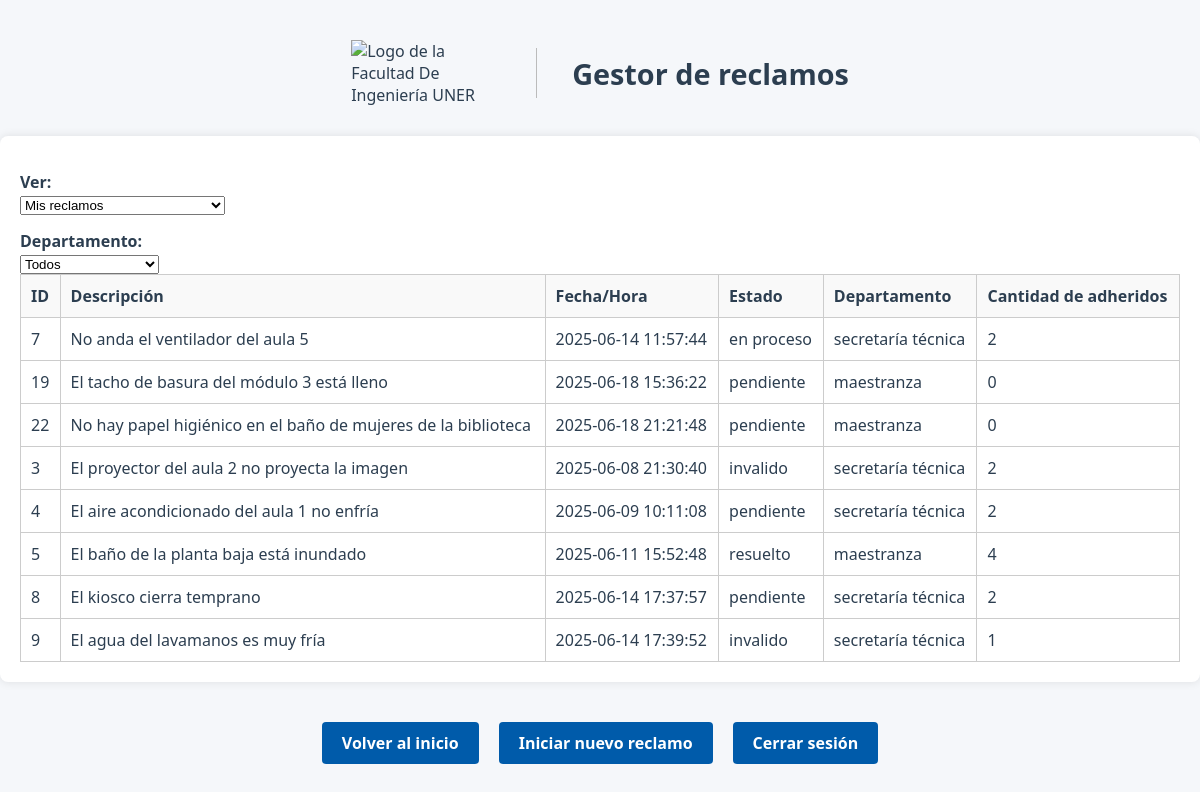
/listarReclamos (signed in), run on an earlier commit of the app's database.
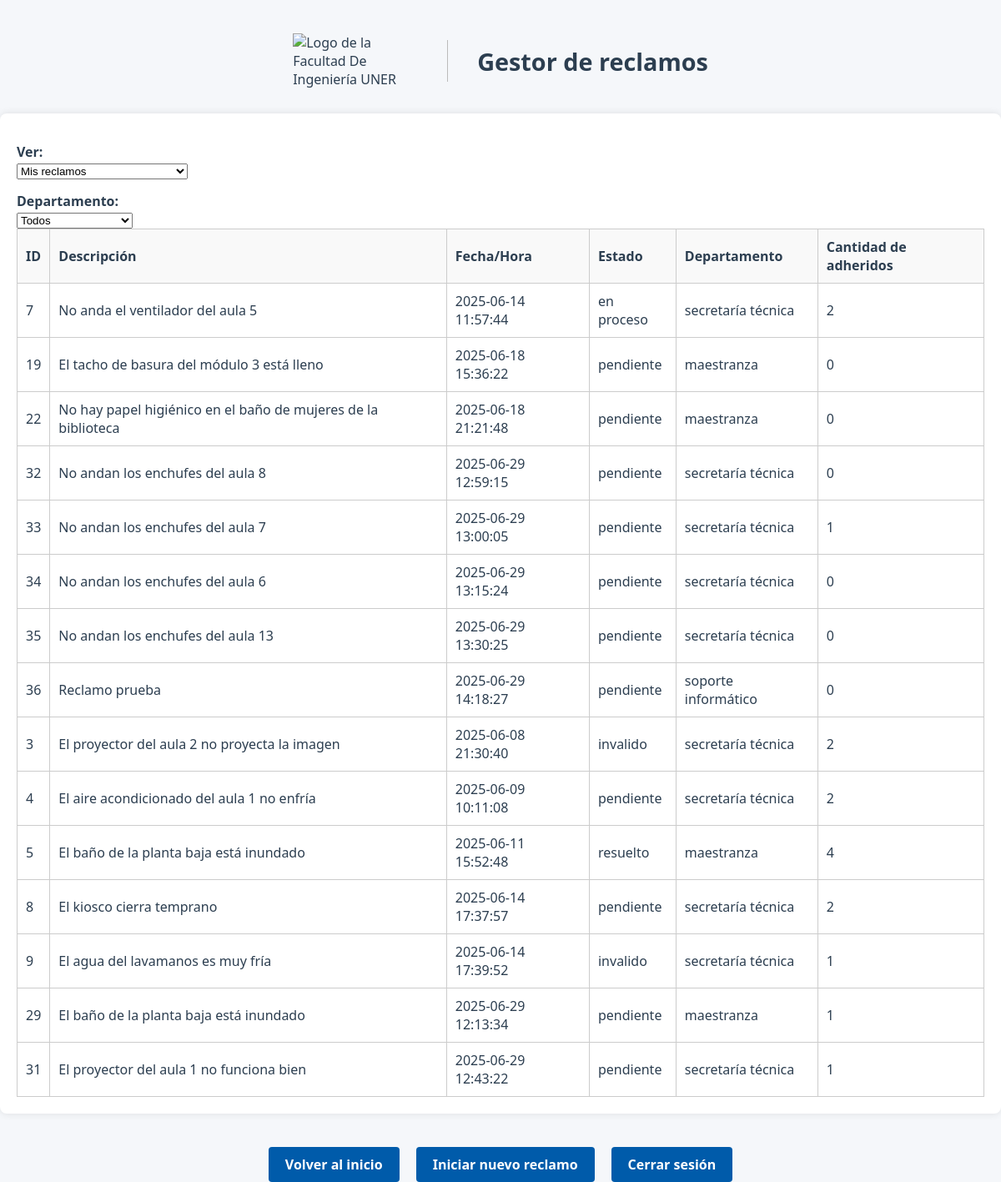
And on a later commit of the database.
### modules/modelosDTO.py (models this page shows, shortened)
class ModeloReclamo(Base):
    __tablename__ = 'Reclamos'
    id = Column(Integer(), primary_key=True, autoincrement=True)
    idUsuario = Column(Integer, ForeignKey('Usuarios.id'), nullable=False)
    fechaYHora = Column(String(50), nullable=False)  # Formato de fecha y hora
    estado = Column(String(20), nullable=False, default='pendiente')
    tiempoResolucion = Column(Integer, nullable=True, default=None)
    departamento = Column(String(20), nullable=False)
    numeroAdheridos = Column(Integer, nullable=False, default=0)
    descripcion = Column(Text, nullable=False)
    imagen = Column(String(255), nullable=True)
    usuariosAdheridos = relationship(
        "ModeloUsuario",
        secondary=asociacion_usuarios_adheridos,
        backref="reclamosAdheridos"
    ) #como definimos backref no hace falta poner la relacion inversa

### server.py (the view)
@app.route("/listarReclamos", methods=["GET", "POST"])
@login_required
def listarReclamos():
    username = current_user.nombre
    idUsuario = current_user.id
    filtroUsuario = request.form.get("filtroUsuario", "mios")
    filtroDepartamento = request.form.get("filtroDepartamento", "todos")
    if filtroUsuario == "todos":
        reclamosFiltrados = repoReclamo.obtenerRegistrosFiltro("estado", "pendiente")
    elif filtroUsuario == "mios":
        reclamosMios = repoReclamo.obtenerRegistrosFiltro("idUsuario", idUsuario)
        todosReclamos = repoReclamo.obtenerRegistrosTotales()
        reclamosAdheridos = [r for r in todosReclamos if idUsuario in r.usuariosAdheridos]
        reclamosFiltrados = list({r.id: r for r in reclamosMios + reclamosAdheridos}.values())
    if filtroDepartamento != "todos":
        reclamosFiltrados = [
            r for r in reclamosFiltrados if r.departamento == filtroDepartamento
        ]
    return render_template(
        "listarReclamos.html",
        reclamos=reclamosFiltrados,
        username=username,
        idUsuario=idUsuario,
        filtro_usuario=filtroUsuario
    )

### modules/gestorLogin.py (called while the page is built)
    def __cargarUsuarioActual(self, idUsuario):
        usuario = self.__gestorUsuarios.cargarUsuario(idUsuario)
        if usuario:
            return FlaskLoginUser(usuario)
        return None

### modules/gestorUsuarios.py (called while the page is built)
    def cargarUsuario(self, idUsuario):
        registro = self.__repo.obtenerRegistroFiltro("id", idUsuario) #devuelve un objeto Usuario o None
        return registro.to_dict() if registro else None

### modules/reclamo.py (called while the page is built)
    @property
    def id(self):
        return self.__id

    @property
    def fechaYHora(self):
        return self.__fechaYHora

    @property
    def estado(self):
        return self.__estado

    @property
    def departamento(self):
        return self.__departamento

    @property
    def numeroAdheridos(self):
        return self.__numeroAdheridos

    @property
    def descripcion(self):
        return self.__descripcion

    @property
    def usuariosAdheridos(self):
        return self.__usuariosAdheridos

### modules/repositorioConcretoBD.py (called while the page is built)
    def obtenerRegistroFiltro(self, filtro, valor):
        modeloUsuario = self.__session.query(ModeloUsuario).filter_by(**{filtro:valor}).first()
        return self.__map_modelo_a_usuario(modeloUsuario) if modeloUsuario else None

    def __map_modelo_a_usuario(self, modeloUsuario: ModeloUsuario):
        return Usuario(
            id=modeloUsuario.id,  # Asumiendo que el modelo tiene un campo id
            nombre=modeloUsuario.nombre,
            apellido=modeloUsuario.apellido,
            email=modeloUsuario.email,
            nombreUsuario=modeloUsuario.nombreUsuario,
            rol=modeloUsuario.rol,
            password=modeloUsuario.password
        )

    def obtenerRegistrosFiltro(self, filtro, valor):
        if isinstance(valor, list) and len(valor) > 0:
            valor = valor[0]
        modeloReclamo = self.__session.query(ModeloReclamo).filter_by(**{filtro: valor}).all()
        if modeloReclamo:
            return [self.__map_modelo_a_reclamo(reclamo) for reclamo in modeloReclamo]
        return []

    def obtenerRegistrosTotales(self):
        modeloReclamo = self.__session.query(ModeloReclamo).all()
        return [self.__map_modelo_a_reclamo(reclamo) for reclamo in modeloReclamo]

### modules/usuario.py (called while the page is built)
    @property
    def id(self):
        return self.__id

    @property
    def nombre(self):
        return self.__nombre

    @property
    def apellido(self):
        return self.__apellido

    @property
    def email(self):
        return self.__email

    @property
    def nombreUsuario(self):
        return self.__nombreUsuario

### templates/listarReclamos.html (shortened to what this page needs)
<!DOCTYPE html>
<html lang="es">
<head>
    <link rel="stylesheet" href="{{ url_for('static', filename='style.css') }}">
</head>
<body>
    <div class="header">
        <img src="{{ url_for('static', filename='logoFiuner.png') }}" alt="Logo de la Facultad De Ingeniería UNER" class="logo" width="150" height="50">
        <h1>Gestor de reclamos</h1>
    </div>
<div class="tabla-reclamos">
    <form method="post" action="{{ url_for('listarReclamos') }}">
        <div class="filtros-superiores">
            <label for="filtroUsuario">Ver:</label>
            <select name="filtroUsuario" onchange="this.form.submit()">
                <option value="mios" {% if request.form.get('filtroUsuario') == 'mios' %}selected{% endif %}>Mis reclamos</option>
            </select>
            <label for="filtroDepartamento">Departamento:</label>
            <select name="filtroDepartamento" onchange="this.form.submit()">
                <option value="todos" {% if request.form.get('filtroDepartamento') == 'todos' %}selected{% endif %}>Todos</option>
            </select>
        </div>
    </form>
    <table>
        <thead>
            <tr>
                <th>ID</th>
                <th>Descripción</th>
                <th>Fecha/Hora</th>
                <th>Estado</th>
                <th>Departamento</th>
                <th>Cantidad de adheridos</th>
            </tr>
        </thead>
        <tbody>
            {% if reclamos %}
                {% for reclamo in reclamos %}
                    <tr>
                        <td>{{ reclamo.id }}</td>
                        <td>{{ reclamo.descripcion }}</td>
                        <td>{{ reclamo.fechaYHora }}</td>
                        <td>{{ reclamo.estado }}</td>
                        <td>{{ reclamo.departamento }}</td>
                        <td>{{ reclamo.numeroAdheridos }}</td>
                    </tr>
                {% endfor %}
            {% else %}
                <tr>
                    <td colspan="7" style="text-align: center;">No hay reclamos para mostrar.</td>
                </tr>
            {% endif %}
        </tbody>
    </table>
</div>
    <div class="botones">
        <a href="{{ url_for('bienvenido') }}" class="btn-registro">Volver al inicio</a>
        <a href="{{ url_for('crearReclamos') }}" class="btn-registro">Iniciar nuevo reclamo</a>
        <a href="{{ url_for('logout') }}" class="btn-registro">Cerrar sesión</a>
    </div>
</body>
</html>

### static/style.css (style rules this page uses)
.header { display: flex; align-items: center; justify-content: center; gap: 20px; margin-top: 40px; padding: 0 20px; text-align: left; flex-wrap: wrap; }
body { font-family: 'Segoe UI', 'Roboto', 'Helvetica Neue', sans-serif; background-color: #f5f7fa; color: #2c3e50; margin: 0; padding: 0; min-height: 100vh; }
.logo { width: 150px; height: auto; }
h1 { font-size: 1.8em; color: #2c3e50; margin: 0; }
.btn-registro, .links { display: inline-block; padding: 10px 20px; background-color: #005baa; color: #fff !important; border: none; border-radius: 4px; text-decoration: none; font-weight: bold; margin-top: 10px; transition: background 0.2s; cursor: pointer; }
form { background-color: transparent; padding: 0; margin-top: 0; border-radius: 0; box-shadow: none; width: 100%; max-width: none; }
label { display: block; margin-top: 15px; font-weight: 600; }
.botones { display: flex; gap: 20px; flex-wrap: wrap; justify-content: center; margin-top: 20px; }
.tabla-reclamos { background-color: white; width: 100%; padding: 20px; box-sizing: border-box; border-radius: 8px; box-shadow: 0 0 10px rgba(0,0,0,0.1); margin-top: 30px; }
.tabla-reclamos table { width: 100%; border-collapse: collapse; }
.tabla-reclamos th, .tabla-reclamos td { padding: 10px; border: 1px solid #ccc; text-align: left; }
.tabla-reclamos thead { background-color: #f9f9f9; }
.botones { margin-top: 30px; text-align: center; }
.header { display: flex; align-items: center; gap: 15px; margin-bottom: 20px; }

What changed in the data, as far as the page shows it:
added ModeloReclamo: id "32", descripcion "No andan los enchufes del aula 8", fechaYHora "2025-06-29 12:59:15", estado "pendiente", departamento "secretaría técnica", numeroAdheridos "0"
added ModeloReclamo: id "33", descripcion "No andan los enchufes del aula 7", fechaYHora "2025-06-29 13:00:05", estado "pendiente", departamento "secretaría técnica", numeroAdheridos "1"
added ModeloReclamo: id "34", descripcion "No andan los enchufes del aula 6", fechaYHora "2025-06-29 13:15:24", estado "pendiente", departamento "secretaría técnica", numeroAdheridos "0"
added ModeloReclamo: id "35", descripcion "No andan los enchufes del aula 13", fechaYHora "2025-06-29 13:30:25", estado "pendiente", departamento "secretaría técnica", numeroAdheridos "0"
added ModeloReclamo: id "36", descripcion "Reclamo prueba", fechaYHora "2025-06-29 14:18:27", estado "pendiente", departamento "soporte informático", numeroAdheridos "0"
now on this page (row edited): ModeloReclamo: id "29", descripcion "El baño de la planta baja está inundado", fechaYHora "2025-06-29 12:13:34", estado "pendiente", departamento "maestranza", numeroAdheridos "1"
now on this page (row edited): ModeloReclamo: id "31", descripcion "El proyector del aula 1 no funciona bien", fechaYHora "2025-06-29 12:43:22", estado "pendiente", departamento "secretaría técnica", numeroAdheridos "1"
